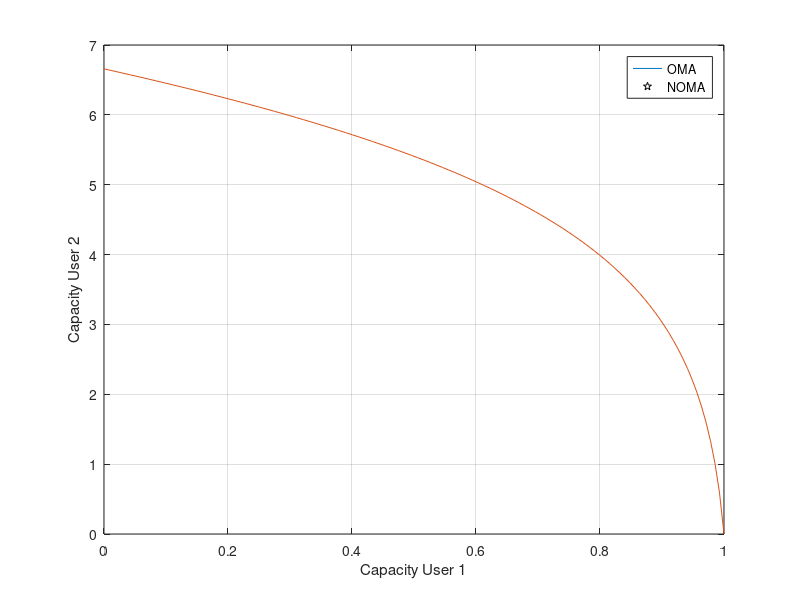

Reproduce this figure in MATLAB. (Note: this script raises an error after producing the figure.)
clear
%Comparison between OMA(OFDM) vs NOMA(PDM)
%OFDM Must use power split P = P1 + P2. Same as PDM

%guardar todos los valores R1 y R2, y se encuentra el R2 maximo para cada
%R1 con su correspondiente alpha y beta

filename = 'OMAvsNOMA.gif';
c = 0;

%Alpha optimization to compute the boundary on OMA
for alpha = 0 : 0.01 : 1
    c = c+1;
    beta = 0:0.01:1;
    
    P = 1;
    P_1 = beta*P*1;
    P_2 = (1 - beta)*P*100;
    
    %Alpha optimization to compute the boundary on OMA
    R1_OMA = alpha.*log2(1 + P_1./alpha);
    R2_OMA = (1 - alpha).*log2(1 + P_2./(1 - alpha));
    yd = diff(R2_OMA)./diff(R1_OMA);

    [SR_max(c), idx] = max(R1_OMA+R2_OMA);
    beta_max(c) = beta(idx);
    R1_max(c) = R1_OMA(idx);
    R2_max(c) = R2_OMA(idx);
    %alpha
    
    R1_NOMA = log2(1 + P_1);
    R2_NOMA = log2(1 + P_2./(1 + P_1));
    
    plot(R1_OMA,R2_OMA)
    hold on
    plot(R1_max,R2_max,'pk')
    plot(R1_NOMA,R2_NOMA)
    hold on
    grid on
    
    legend('OMA','NOMA')
    xlabel('Capacity User 1')
    ylabel('Capacity User 2')
    
    drawnow
    
    %// Capture frame to write to gif.
    frame = getframe(1);
    im = frame2im(frame);
    [imind,cm] = rgb2ind(im,256);
    if alpha == 0.01
        imwrite(imind,cm,filename,'gif', 'Loopcount',inf);
    else
        imwrite(imind,cm,filename,'gif','WriteMode','append');
    end
    
    pause(.05)
   
end